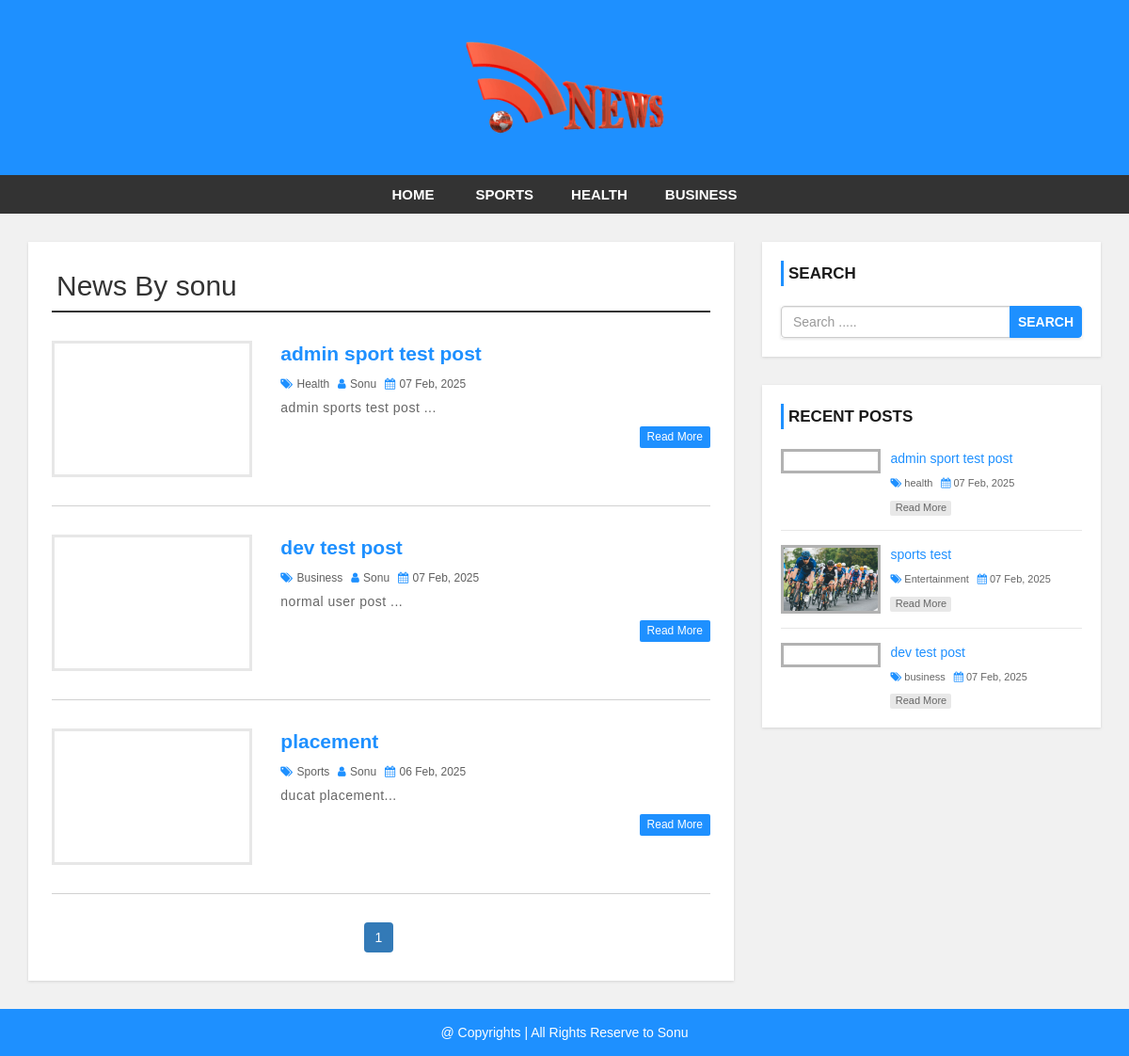
Screenshot of /author.php?aid=1 with the database file from the repository.
### tables this page shows
CREATE TABLE `settings` (
  `id` int(11) NOT NULL,
  `websitename` varchar(60) NOT NULL,
  `logo` varchar(50) NOT NULL,
  `footerdesc` varchar(255) NOT NULL
);

CREATE TABLE `category` (
  `category_id` int(11) NOT NULL,
  `category_name` varchar(100) NOT NULL,
  `post` int(11) NOT NULL DEFAULT 0
);

CREATE TABLE `user` (
  `user_id` int(10) UNSIGNED NOT NULL,
  `first_name` varchar(30) NOT NULL,
  `last_name` varchar(30) NOT NULL,
  `username` varchar(30) DEFAULT NULL,
  `password` varchar(40) DEFAULT NULL,
  `role` int(11) NOT NULL
);

CREATE TABLE `post` (
  `post_id` int(11) NOT NULL,
  `title` varchar(100) NOT NULL,
  `description` text NOT NULL,
  `category` varchar(100) NOT NULL,
  `post_date` varchar(50) NOT NULL,
  `author` int(11) NOT NULL,
  `post_img` varchar(100) NOT NULL
);

### config.php (called while the page is built, shortened)
<?php
$hostname = "http://localhost/learnPhp/news-site";
?>

### author.php (the view, shortened to what this page needs)
<?php include 'header.php'; ?>
    <div id="main-content">
      <div class="container">
        <div class="row">
            <div class="col-md-8">
              <div class="post-container">
                <?php
                include "config.php";
                if(isset($_GET['aid'])){
                  $auth_id = $_GET['aid'];
                  $sql1 = "SELECT * FROM post JOIN user
                          ON post.author = user.user_id
                          WHERE post.author = {$auth_id}";
                  $result1 = mysqli_query($conn, $sql1) or die("Query Failed.");
                  $row1 = mysqli_fetch_assoc($result1);
                ?>
                <h2 class="page-heading">News By <?php echo $row1['username']; ?></h2>
                <?php
                  $limit = 3;
                  if(isset($_GET['page'])){
                    $page = $_GET['page'];
                  }else{
                    $page = 1;
                  }
                  $offset = ($page - 1) * $limit;
                  $sql = "SELECT post.post_id, post.title, post.description,post.post_date,post.author,
                  category.category_name,user.username,post.category,post.post_img FROM post
                  LEFT JOIN category ON post.category = category.category_id
                  LEFT JOIN user ON post.author = user.user_id
                  WHERE post.author = {$auth_id}
                  ORDER BY post.post_id DESC LIMIT {$offset},{$limit}";
                  $result = mysqli_query($conn, $sql) or die("Query Failed.");
                  if(mysqli_num_rows($result) > 0){
                    while($row = mysqli_fetch_assoc($result)) {
                ?>
                  <div class="post-content">
                      <div class="row">
                          <div class="col-md-4">
                            <a class="post-img" href="single.php?id=<?php echo $row['post_id']; ?>"><img src="admin/upload/<?php echo $row['post_img']; ?>" alt=""/></a>
                          </div>
                          <div class="col-md-8">
                            <div class="inner-content clearfix">
                                <h3><a href='single.php?id=<?php echo $row['post_id']; ?>'><?php echo $row['title']; ?></a></h3>
                                <div class="post-information">
                                    <span>
                                        <i class="fa fa-tags" aria-hidden="true"></i>
                                        <a href='category.php?cid=<?php echo $row['category']; ?>'><?php echo $row['category_name']; ?></a>
                                    </span>
                                    <span>
                                        <i class="fa fa-user" aria-hidden="true"></i>
                                        <a href='author.php?aid=<?php echo $row['author']; ?>'><?php echo $row['username']; ?></a>
                                    </span>
                                    <span>
                                        <i class="fa fa-calendar" aria-hidden="true"></i>
                                        <?php echo $row['post_date']; ?>
                                    </span>
                                </div>
                                <p class="description">
                                    <?php echo substr($row['description'],0,130) . "..."; ?>
                                </p>
                                <a class='read-more pull-right' href='single.php?id=<?php echo $row['post_id']; ?>'>read more</a>
                            </div>
                          </div>
                      </div>
                  </div>
                  <?php
                    }
                  }else{
                    echo "<h2>No Record Found.</h2>";
                  }
                  if(mysqli_num_rows($result1) > 0){
                    $total_records = mysqli_num_rows($result1);
                    $total_page = ceil($total_records / $limit);
                    echo '<ul class="pagination admin-pagination">';
                    for($i = 1; $i <= $total_page; $i++){
                      if($i == $page){
                        $active = "active";
                      }else{
                        $active = "";
                      }
                      echo '<li class="'.$active.'"><a href="author.php?aid='.$auth_id .'&page='.$i.'">'.$i.'</a></li>';
                    }
                    echo '</ul>';
                  }
                }else{
                  echo "<h2>No Record Found.</h2>";
                }
                  ?>
              </div>
            </div>
            <?php include 'sidebar.php'; ?>
        </div>
      </div>
    </div>
<?php include 'footer.php'; ?>

### header.php (shortened to what this page needs)
<?php
  include "config.php";
?>
<!DOCTYPE html>
<html lang="en">
<head>
    <link rel="stylesheet" href="css/bootstrap.min.css" />
    <link rel="stylesheet" href="css/font-awesome.css">
    <link rel="stylesheet" href="css/style.css">
</head>
<body>
<div id="header">
    <div class="container">
        <div class="row">
            <div class=" col-md-offset-4 col-md-4">
              <?php
                include "config.php";
                $sql = "SELECT * FROM settings";
                $result = mysqli_query($conn, $sql) or die("Query Failed.");
                if(mysqli_num_rows($result) > 0){
                  while($row = mysqli_fetch_assoc($result)) {
                    if($row['logo'] == ""){
                      echo '<a href="index.php"><h1>'.$row['websitename'].'</h1></a>';
                    }else{
                      echo '<a href="index.php" id="logo"><img src="admin/images/'. $row['logo'] .'"></a>';
                    }
                  }
                }
                ?>
            </div>
        </div>
    </div>
</div>
<div id="menu-bar">
    <div class="container">
        <div class="row">
            <div class="col-md-12">
              <?php
                include "config.php";
                $sql = "SELECT * FROM category WHERE post > 0";
                $result = mysqli_query($conn, $sql) or die("Query Failed. : Category");
                if(mysqli_num_rows($result) > 0){
                  $active = "";
              ?>
                <ul class='menu'>
                  <li><a href='<?php echo $hostname; ?>'>Home</a></li>
                  <?php while($row = mysqli_fetch_assoc($result)) {
                    echo "<li><a class='{$active}' href='category.php?cid={$row['category_id']}'>{$row['category_name']}</a></li>";
                  } ?>
                </ul>
                <?php } ?>
            </div>
        </div>
    </div>
</div>

### sidebar.php
<div id="sidebar" class="col-md-4">
    <div class="search-box-container">
        <h4>Search</h4>
        <form class="search-post" action="search.php" method ="GET">
            <div class="input-group">
                <input type="text" name="search" class="form-control" placeholder="Search .....">
                <span class="input-group-btn">
                    <button type="submit" class="btn btn-danger">Search</button>
                </span>
            </div>
        </form>
    </div>
    <div class="recent-post-container">
        <h4>Recent Posts</h4>
        <?php
        include "config.php";
        $limit = 3;
        $sql = "SELECT post.post_id, post.title, post.post_date,
        category.category_name,post.category,post.post_img FROM post
        LEFT JOIN category ON post.category = category.category_id
        ORDER BY post.post_id DESC LIMIT {$limit}";
        $result = mysqli_query($conn, $sql) or die("Query Failed. : Recent Post");
        if(mysqli_num_rows($result) > 0){
          while($row = mysqli_fetch_assoc($result)) {
      ?>
        <div class="recent-post">
            <a class="post-img" href="single.php?id=<?php echo $row['post_id']; ?>">
                <img src="admin/upload/<?php echo $row['post_img']; ?>" alt=""/>
            </a>
            <div class="post-content">
                <h5><a href="single.php?id=<?php echo $row['post_id']; ?>"><?php echo $row['title']; ?></a></h5>
                <span>
                    <i class="fa fa-tags" aria-hidden="true"></i>
                    <a href='category.php?cid=<?php echo $row['category']; ?>'><?php echo $row['category_name']; ?></a>
                </span>
                <span>
                    <i class="fa fa-calendar" aria-hidden="true"></i>
                    <?php echo $row['post_date']; ?>
                </span>
                <a class="read-more" href="single.php?id=<?php echo $row['post_id']; ?>">read more</a>
            </div>
        </div>
    <?php
      }
    }
    ?>
    </div>
</div>

### footer.php
<div id ="footer">
    <div class="container">
        <div class="row">
            <div class="col-md-12">
              <?php
                include "config.php";
                $sql = "SELECT * FROM settings";
                $result = mysqli_query($conn, $sql) or die("Query Failed.");
                if(mysqli_num_rows($result) > 0){
                  while($row = mysqli_fetch_assoc($result)) {
              ?>
                <span><?php echo $row['footerdesc']; ?></span>
              <?php
                }
              }
              ?>
            </div>
        </div>
    </div>
</div>
</body>
</html>

### css/style.css (style rules this page uses)
body { background: #f1f1f1; font-family: sans-serif,arial,Helvetica; }
a, a:hover, a:focus { text-decoration: none; outline: none; }
ul { margin:0; padding:0; list-style:none; }
h2.page-heading { margin: 5px 0 30px; padding: 0 5px 10px; border-bottom: 2px solid #333; }
form { background: #fff; padding: 25px; box-shadow:0 1px 3px rgba(0, 0, 0, 0.13); }
#header { background: #1e90ff; text-align: center; padding: 15px; }
#logo { display: inline-block; width: 65%; }
#logo img { width: 100%; }
#menu-bar { background: #333; text-align: center; }
#menu-bar .menu > li { display: inline-block; }
.menu > li > a { padding: 10px 20px; display: block; text-transform: uppercase; color: #fff; font-size: 15px; font-weight:600; transition:all 0.5s ease 0s; }
#main-content { padding: 30px 0; min-height: 750px; }
#main-content .post-container { background-color: #fff; padding: 25px; box-shadow: 0 1px 3px rgba(0, 0, 0, 0.13); }
#main-content .post-content { border-bottom: 1px solid #d1d1d1; padding: 0 0 30px; margin-bottom:30px; }
#main-content .post-content .post-img { border: 3px solid #e7e7e7; display: block; height: 145px; overflow: hidden; transition: border .3s; }
#main-content .post-content h3 { font-size: 21px; line-height: 28px; font-weight: 600; margin: 0 0 7px; }
#main-content .post-content h3 a { color: #1e90ff; transition:all 0.3s; }
#main-content .post-content .post-information span { color: #606060; font-size: 12px; text-transform: capitalize; margin: 0 5px 5px 0; display: inline-block; }
#main-content .post-content .post-information i { color: #1e90ff; margin-right: 1px; }
#main-content .post-content .post-information a { color: #606060; text-decoration: none; }
#main-content .post-content p, #main-content .single-post p { color: #666; font-size: 14px; letter-spacing: 0.5px; margin:0 0 10px; }
#main-content .post-content a.read-more { color: #fff; background-color: #1E90FF; font-size: 12px; text-transform: capitalize; padding: 3px 8px; border-radius: 2px; transition: all 0.3s; }
.pagination { display: block; text-align: center; margin: 0; }
.pagination li { display:inline-block; margin: 0 5px 0 0; }
.pagination li a { border: none; background: #1e90ff; color: #fff; }
i.fa { color:#222; }
#sidebar h4 { color: #1A1A1A; font-size: 17px; line-height: 27px; font-weight:600; text-transform: uppercase; padding: 0 0 0 5px; margin: 0 0 21px; border-left: 3px solid #1e90ff; }
#sidebar .search-box-container { background-color: #fff; padding: 20px; margin: 0 0 30px; box-shadow: 0 1px 3px rgba(0, 0, 0, 0.13); }
#sidebar .search-post { padding: 0; }
#sidebar .search-post input { color: #606060; }
#sidebar .search-post .btn { font-weight: 600; text-transform: uppercase; padding: 6px 8px; background-color: #1E90FF; border-color: #1E90FF; outline: none; }
#sidebar .recent-post-container { padding: 20px; background: #fff; box-shadow: 0 1px 3px rgba(0, 0, 0, 0.13); }
#sidebar .recent-post { border-bottom: 1px solid #e7e7e7; padding: 0 0 15px; margin: 0 0 15px; }
#sidebar .recent-post:last-child { margin: 0; padding: 0; border: none; }
#sidebar .recent-post .post-img { display: inline-block; width: 33%; border: 3px solid rgba(0,0,0,0.3); vertical-align: top; transition: border .3s; }
#sidebar .recent-post .post-img img { width: 100%; }
#sidebar .recent-post .post-content { width: 65%; display: inline-block; border: none; padding: 0 0 0 7px; margin: 0; }
#sidebar .recent-post h5 { font-size: 14px; line-height: 20px; margin: 0 0 5px; }
#sidebar .recent-post h5 a { color: #1E90FF; }
#sidebar .recent-post span { color: #666; font-size: 11px; display: inline-block; margin: 0 5px 10px 0; }
#sidebar .recent-post span a { color: #666; }
#sidebar .recent-post span i { color: #1E90FF; }
#sidebar .recent-post a.read-more { color: #666; background-color: rgba(0,0,0,0.09); width: 65px; font-size: 11px; text-align: center; padding: 0; display: block; transition: all 0.3s; }
#footer { color: #fff; padding:15px 0; text-align:center; background-color:#1e90ff; }
#footer a { color:#fff; }

### rows the page displays
settings: logo (picture), footerdesc "@ Copyrights | All Rights Reserve to Sonu"
category: category_name "SPORTS"
category: category_name "HEALTH"
category: category_name "BUSINESS"
user: username "sonu"
post: title "admin sport test post", category.category_name "Health", user.username "Sonu", post_date "07 Feb, 2025", description "admin sports test post", category.category_name "health"
post: title "dev test post", category.category_name "Business", user.username "Sonu", post_date "07 Feb, 2025", description "normal user post", category.category_name "business"
post: title "placement", category.category_name "Sports", user.username "Sonu", post_date "06 Feb, 2025", description "ducat placement"
post: post_img (picture), title "sports test", category.category_name "Entertainment", post_date "07 Feb, 2025"
